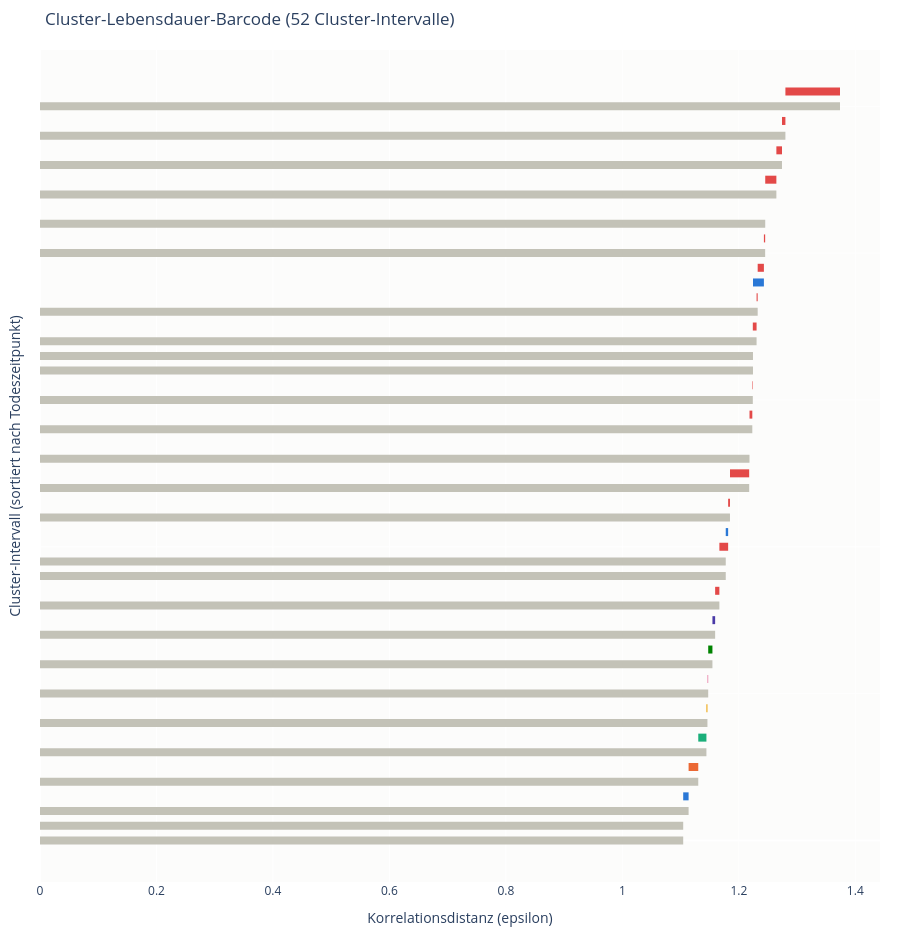

Notebook cell for this chart:
### Code cell
# --- Visualisierung: Cluster-Lebensdauer-Barcode (H0-inspiriert), residualisiert ---
# Hinweis: dies ist NICHT das strikte Vietoris-Rips-H0-Persistenzdiagramm -- siehe
# 03_pointclouds.ipynb fuer die ausfuehrliche Erklaerung dieser Einschraenkung.
from cloudvisualisation import plot_h0_persistence_barcode

z_linkage = plot_h0_persistence_barcode(dist_matrix, syms)

print(f"\nGroesste Merge-Events")
merge_df = pd.DataFrame(z_linkage, columns=["cluster_1", "cluster_2", "death", "size"])
print(merge_df.sort_values("death", ascending=False).head(5).to_string(index=False))

### Figure 1 — Plotly figure (JSON) as saved in the notebook; plotly's stock layout.template omitted (floating-point values rounded to 4 significant figures)
{"data": [{"hovertemplate": "Birth: 0.0000<br>Death: 1.1045<br>Persistenz: 1.1045<br>Groesse: 1 Assets<br>Assets: DOGE<extra></extra>", "line": {"color": "#c3c2b7", "width": 8}, "mode": "lines", "showlegend": false, "type": "scatter", "x": [0, 1.104], "y": [0, 0]}, {"hovertemplate": "Birth: 0.0000<br>Death: 1.1045<br>Persistenz: 1.1045<br>Groesse: 1 Assets<br>Assets: SUI<extra></extra>", "line": {"color": "#c3c2b7", "width": 8}, "mode": "lines", "showlegend": false, "type": "scatter", "x": [0, 1.104], "y": [1, 1]}, {"hovertemplate": "Birth: 0.0000<br>Death: 1.1137<br>Persistenz: 1.1137<br>Groesse: 1 Assets<br>Assets: LINK<extra></extra>", "line": {"color": "#c3c2b7", "width": 8}, "mode": "lines", "showlegend": false, "type": "scatter", "x": [0, 1.114], "y": [2, 2]}, {"hovertemplate": "Birth: 1.1045<br>Death: 1.1137<br>Persistenz: 0.0093<br>Groesse: 2 Assets<br>Assets: DOGE, SUI<extra></extra>", "line": {"color": "#2a78d6", "width": 8}, "mode": "lines", "showlegend": false, "type": "scatter", "x": [1.104, 1.114], "y": [3, 3]}, {"hovertemplate": "Birth: 0.0000<br>Death: 1.1303<br>Persistenz: 1.1303<br>Groesse: 1 Assets<br>Assets: AVAX<extra></extra>", "line": {"color": "#c3c2b7", "width": 8}, "mode": "lines", "showlegend": false, "type": "scatter", "x": [0, 1.13], "y": [4, 4]}, {"hovertemplate": "Birth: 1.1137<br>Death: 1.1303<br>Persistenz: 0.0166<br>Groesse: 3 Assets<br>Assets: LINK, DOGE, SUI<extra></extra>", "line": {"color": "#eb6834", "width": 8}, "mode": "lines", "showlegend": false, "type": "scatter", "x": [1.114, 1.13], "y": [5, 5]}, {"hovertemplate": "Birth: 0.0000<br>Death: 1.1443<br>Persistenz: 1.1443<br>Groesse: 1 Assets<br>Assets: XRP<extra></extra>", "line": {"color": "#c3c2b7", "width": 8}, "mode": "lines", "showlegend": false, "type": "scatter", "x": [0, 1.144], "y": [6, 6]}, {"hovertemplate": "Birth: 1.1303<br>Death: 1.1443<br>Persistenz: 0.0140<br>Groesse: 4 Assets<br>Assets: AVAX, LINK, DOGE, SUI<extra></extra>", "line": {"color": "#1baf7a", "width": 8}, "mode": "lines", "showlegend": false, "type": "scatter", "x": [1.13, 1.144], "y": [7, 7]}, {"hovertemplate": "Birth: 0.0000<br>Death: 1.1461<br>Persistenz: 1.1461<br>Groesse: 1 Assets<br>Assets: ADA<extra></extra>", "line": {"color": "#c3c2b7", "width": 8}, "mode": "lines", "showlegend": false, "type": "scatter", "x": [0, 1.146], "y": [8, 8]}, {"hovertemplate": "Birth: 1.1443<br>Death: 1.1461<br>Persistenz: 0.0018<br>Groesse: 5 Assets<br>Assets: XRP, AVAX, LINK, DOGE, SUI<extra></extra>", "line": {"color": "#eda100", "width": 8}, "mode": "lines", "showlegend": false, "type": "scatter", "x": [1.144, 1.146], "y": [9, 9]}, {"hovertemplate": "Birth: 0.0000<br>Death: 1.1474<br>Persistenz: 1.1474<br>Groesse: 1 Assets<br>Assets: SOL<extra></extra>", "line": {"color": "#c3c2b7", "width": 8}, "mode": "lines", "showlegend": false, "type": "scatter", "x": [0, 1.147], "y": [10, 10]}, {"hovertemplate": "Birth: 1.1461<br>Death: 1.1474<br>Persistenz: 0.0013<br>Groesse: 6 Assets<br>Assets: ADA, XRP, AVAX, LINK, DOGE, SUI<extra></extra>", "line": {"color": "#e87ba4", "width": 8}, "mode": "lines", "showlegend": false, "type": "scatter", "x": [1.146, 1.147], "y": [11, 11]}, {"hovertemplate": "Birth: 0.0000<br>Death: 1.1547<br>Persistenz: 1.1547<br>Groesse: 1 Assets<br>Assets: DOT<extra></extra>", "line": {"color": "#c3c2b7", "width": 8}, "mode": "lines", "showlegend": false, "type": "scatter", "x": [0, 1.155], "y": [12, 12]}, {"hovertemplate": "Birth: 1.1474<br>Death: 1.1547<br>Persistenz: 0.0072<br>Groesse: 7 Assets<br>Assets: SOL, ADA, XRP, AVAX, LINK, DOGE, SUI<extra></extra>", "line": {"color": "#008300", "width": 8}, "mode": "lines", "showlegend": false, "type": "scatter", "x": [1.147, 1.155], "y": [13, 13]}, {"hovertemplate": "Birth: 0.0000<br>Death: 1.1593<br>Persistenz: 1.1593<br>Groesse: 1 Assets<br>Assets: FIL<extra></extra>", "line": {"color": "#c3c2b7", "width": 8}, "mode": "lines", "showlegend": false, "type": "scatter", "x": [0, 1.159], "y": [14, 14]}, {"hovertemplate": "Birth: 1.1547<br>Death: 1.1593<br>Persistenz: 0.0047<br>Groesse: 8 Assets<br>Assets: DOT, SOL, ADA, XRP, AVAX, LINK, DOGE, SUI<extra></extra>", "line": {"color": "#4a3aa7", "width": 8}, "mode": "lines", "showlegend": false, "type": "scatter", "x": [1.155, 1.159], "y": [15, 15]}, {"hovertemplate": "Birth: 0.0000<br>Death: 1.1666<br>Persistenz: 1.1666<br>Groesse: 1 Assets<br>Assets: BNB<extra></extra>", "line": {"color": "#c3c2b7", "width": 8}, "mode": "lines", "showlegend": false, "type": "scatter", "x": [0, 1.167], "y": [16, 16]}, {"hovertemplate": "Birth: 1.1593<br>Death: 1.1666<br>Persistenz: 0.0073<br>Groesse: 9 Assets<br>Assets: FIL, DOT, SOL, ADA, XRP, AVAX, LINK, DOGE, SUI<extra></extra>", "line": {"color": "#e34948", "width": 8}, "mode": "lines", "showlegend": false, "type": "scatter", "x": [1.159, 1.167], "y": [17, 17]}, {"hovertemplate": "Birth: 0.0000<br>Death: 1.1775<br>Persistenz: 1.1775<br>Groesse: 1 Assets<br>Assets: ENA<extra></extra>", "line": {"color": "#c3c2b7", "width": 8}, "mode": "lines", "showlegend": false, "type": "scatter", "x": [0, 1.178], "y": [18, 18]}, {"hovertemplate": "Birth: 0.0000<br>Death: 1.1775<br>Persistenz: 1.1775<br>Groesse: 1 Assets<br>Assets: WLD<extra></extra>", "line": {"color": "#c3c2b7", "width": 8}, "mode": "lines", "showlegend": false, "type": "scatter", "x": [0, 1.178], "y": [19, 19]}, {"hovertemplate": "Birth: 1.1666<br>Death: 1.1816<br>Persistenz: 0.0150<br>Groesse: 10 Assets<br>Assets: BNB, FIL, DOT, SOL, ADA, XRP, AVAX, LINK, DOGE, SUI<extra></extra>", "line": {"color": "#e34948", "width": 8}, "mode": "lines", "showlegend": false, "type": "scatter", "x": [1.167, 1.182], "y": [20, 20]}, {"hovertemplate": "Birth: 1.1775<br>Death: 1.1816<br>Persistenz: 0.0041<br>Groesse: 2 Assets<br>Assets: ENA, WLD<extra></extra>", "line": {"color": "#2a78d6", "width": 8}, "mode": "lines", "showlegend": false, "type": "scatter", "x": [1.178, 1.182], "y": [21, 21]}, {"hovertemplate": "Birth: 0.0000<br>Death: 1.1848<br>Persistenz: 1.1848<br>Groesse: 1 Assets<br>Assets: TAO<extra></extra>", "line": {"color": "#c3c2b7", "width": 8}, "mode": "lines", "showlegend": false, "type": "scatter", "x": [0, 1.185], "y": [22, 22]}, {"hovertemplate": "Birth: 1.1816<br>Death: 1.1848<br>Persistenz: 0.0031<br>Groesse: 12 Assets<br>Assets: BNB, FIL, DOT, SOL, ADA, XRP, AVAX, LINK, DOGE, SUI, ENA, WLD<extra></extra>", "line": {"color": "#e34948", "width": 8}, "mode": "lines", "showlegend": false, "type": "scatter", "x": [1.182, 1.185], "y": [23, 23]}, {"hovertemplate": "Birth: 0.0000<br>Death: 1.2178<br>Persistenz: 1.2178<br>Groesse: 1 Assets<br>Assets: ONDO<extra></extra>", "line": {"color": "#c3c2b7", "width": 8}, "mode": "lines", "showlegend": false, "type": "scatter", "x": [0, 1.218], "y": [24, 24]}, {"hovertemplate": "Birth: 1.1848<br>Death: 1.2178<br>Persistenz: 0.0330<br>Groesse: 13 Assets<br>Assets: TAO, BNB, FIL, DOT, SOL, ADA, XRP, AVAX, LINK, DOGE, SUI, ENA...<extra></extra>", "line": {"color": "#e34948", "width": 8}, "mode": "lines", "showlegend": false, "type": "scatter", "x": [1.185, 1.218], "y": [25, 25]}, {"hovertemplate": "Birth: 0.0000<br>Death: 1.2183<br>Persistenz: 1.2183<br>Groesse: 1 Assets<br>Assets: HBAR<extra></extra>", "line": {"color": "#c3c2b7", "width": 8}, "mode": "lines", "showlegend": false, "type": "scatter", "x": [0, 1.218], "y": [26, 26]}, {"hovertemplate": "Birth: 1.2178<br>Death: 1.2183<br>Persistenz: 0.0006<br>Groesse: 14 Assets<br>Assets: ONDO, TAO, BNB, FIL, DOT, SOL, ADA, XRP, AVAX, LINK, DOGE, SUI...<extra></extra>", "line": {"color": "#e34948", "width": 8}, "mode": "lines", "showlegend": false, "type": "scatter", "x": [1.218, 1.218], "y": [27, 27]}, {"hovertemplate": "Birth: 0.0000<br>Death: 1.2231<br>Persistenz: 1.2231<br>Groesse: 1 Assets<br>Assets: XLM<extra></extra>", "line": {"color": "#c3c2b7", "width": 8}, "mode": "lines", "showlegend": false, "type": "scatter", "x": [0, 1.223], "y": [28, 28]}, {"hovertemplate": "Birth: 1.2183<br>Death: 1.2231<br>Persistenz: 0.0048<br>Groesse: 15 Assets<br>Assets: HBAR, ONDO, TAO, BNB, FIL, DOT, SOL, ADA, XRP, AVAX, LINK, DOGE...<extra></extra>", "line": {"color": "#e34948", "width": 8}, "mode": "lines", "showlegend": false, "type": "scatter", "x": [1.218, 1.223], "y": [29, 29]}, {"hovertemplate": "Birth: 0.0000<br>Death: 1.2240<br>Persistenz: 1.2240<br>Groesse: 1 Assets<br>Assets: LTC<extra></extra>", "line": {"color": "#c3c2b7", "width": 8}, "mode": "lines", "showlegend": false, "type": "scatter", "x": [0, 1.224], "y": [30, 30]}, {"hovertemplate": "Birth: 1.2231<br>Death: 1.2240<br>Persistenz: 0.0009<br>Groesse: 16 Assets<br>Assets: XLM, HBAR, ONDO, TAO, BNB, FIL, DOT, SOL, ADA, XRP, AVAX, LINK...<extra></extra>", "line": {"color": "#e34948", "width": 8}, "mode": "lines", "showlegend": false, "type": "scatter", "x": [1.223, 1.224], "y": [31, 31]}, {"hovertemplate": "Birth: 0.0000<br>Death: 1.2243<br>Persistenz: 1.2243<br>Groesse: 1 Assets<br>Assets: AAVE<extra></extra>", "line": {"color": "#c3c2b7", "width": 8}, "mode": "lines", "showlegend": false, "type": "scatter", "x": [0, 1.224], "y": [32, 32]}, {"hovertemplate": "Birth: 0.0000<br>Death: 1.2243<br>Persistenz: 1.2243<br>Groesse: 1 Assets<br>Assets: UNI<extra></extra>", "line": {"color": "#c3c2b7", "width": 8}, "mode": "lines", "showlegend": false, "type": "scatter", "x": [0, 1.224], "y": [33, 33]}, {"hovertemplate": "Birth: 0.0000<br>Death: 1.2305<br>Persistenz: 1.2305<br>Groesse: 1 Assets<br>Assets: INJ<extra></extra>", "line": {"color": "#c3c2b7", "width": 8}, "mode": "lines", "showlegend": false, "type": "scatter", "x": [0, 1.23], "y": [34, 34]}, {"hovertemplate": "Birth: 1.2240<br>Death: 1.2305<br>Persistenz: 0.0065<br>Groesse: 17 Assets<br>Assets: LTC, XLM, HBAR, ONDO, TAO, BNB, FIL, DOT, SOL, ADA, XRP, AVAX...<extra></extra>", "line": {"color": "#e34948", "width": 8}, "mode": "lines", "showlegend": false, "type": "scatter", "x": [1.224, 1.23], "y": [35, 35]}, {"hovertemplate": "Birth: 0.0000<br>Death: 1.2324<br>Persistenz: 1.2324<br>Groesse: 1 Assets<br>Assets: NEAR<extra></extra>", "line": {"color": "#c3c2b7", "width": 8}, "mode": "lines", "showlegend": false, "type": "scatter", "x": [0, 1.232], "y": [36, 36]}, {"hovertemplate": "Birth: 1.2305<br>Death: 1.2324<br>Persistenz: 0.0019<br>Groesse: 18 Assets<br>Assets: INJ, LTC, XLM, HBAR, ONDO, TAO, BNB, FIL, DOT, SOL, ADA, XRP...<extra></extra>", "line": {"color": "#e34948", "width": 8}, "mode": "lines", "showlegend": false, "type": "scatter", "x": [1.23, 1.232], "y": [37, 37]}, {"hovertemplate": "Birth: 1.2243<br>Death: 1.2430<br>Persistenz: 0.0187<br>Groesse: 2 Assets<br>Assets: AAVE, UNI<extra></extra>", "line": {"color": "#2a78d6", "width": 8}, "mode": "lines", "showlegend": false, "type": "scatter", "x": [1.224, 1.243], "y": [38, 38]}, {"hovertemplate": "Birth: 1.2324<br>Death: 1.2430<br>Persistenz: 0.0107<br>Groesse: 19 Assets<br>Assets: NEAR, INJ, LTC, XLM, HBAR, ONDO, TAO, BNB, FIL, DOT, SOL, ADA...<extra></extra>", "line": {"color": "#e34948", "width": 8}, "mode": "lines", "showlegend": false, "type": "scatter", "x": [1.232, 1.243], "y": [39, 39]}, {"hovertemplate": "Birth: 0.0000<br>Death: 1.2452<br>Persistenz: 1.2452<br>Groesse: 1 Assets<br>Assets: BCH<extra></extra>", "line": {"color": "#c3c2b7", "width": 8}, "mode": "lines", "showlegend": false, "type": "scatter", "x": [0, 1.245], "y": [40, 40]}, {"hovertemplate": "Birth: 1.2430<br>Death: 1.2452<br>Persistenz: 0.0022<br>Groesse: 21 Assets<br>Assets: AAVE, UNI, NEAR, INJ, LTC, XLM, HBAR, ONDO, TAO, BNB, FIL, DOT...<extra></extra>", "line": {"color": "#e34948", "width": 8}, "mode": "lines", "showlegend": false, "type": "scatter", "x": [1.243, 1.245], "y": [41, 41]}, {"hovertemplate": "Birth: 0.0000<br>Death: 1.2453<br>Persistenz: 1.2453<br>Groesse: 1 Assets<br>Assets: ZEC<extra></extra>", "line": {"color": "#c3c2b7", "width": 8}, "mode": "lines", "showlegend": false, "type": "scatter", "x": [0, 1.245], "y": [42, 42]}, {"hovertemplate": "Birth: 1.2452<br>Death: 1.2453<br>Persistenz: 0.0001<br>Groesse: 22 Assets<br>Assets: BCH, AAVE, UNI, NEAR, INJ, LTC, XLM, HBAR, ONDO, TAO, BNB, FIL...<extra></extra>", "line": {"color": "#e34948", "width": 8}, "mode": "lines", "showlegend": false, "type": "scatter", "x": [1.245, 1.245], "y": [43, 43]}, {"hovertemplate": "Birth: 0.0000<br>Death: 1.2645<br>Persistenz: 1.2645<br>Groesse: 1 Assets<br>Assets: PUMP<extra></extra>", "line": {"color": "#c3c2b7", "width": 8}, "mode": "lines", "showlegend": false, "type": "scatter", "x": [0, 1.264], "y": [44, 44]}, {"hovertemplate": "Birth: 1.2453<br>Death: 1.2645<br>Persistenz: 0.0191<br>Groesse: 23 Assets<br>Assets: ZEC, BCH, AAVE, UNI, NEAR, INJ, LTC, XLM, HBAR, ONDO, TAO, BNB...<extra></extra>", "line": {"color": "#e34948", "width": 8}, "mode": "lines", "showlegend": false, "type": "scatter", "x": [1.245, 1.264], "y": [45, 45]}, {"hovertemplate": "Birth: 0.0000<br>Death: 1.2741<br>Persistenz: 1.2741<br>Groesse: 1 Assets<br>Assets: PEPE<extra></extra>", "line": {"color": "#c3c2b7", "width": 8}, "mode": "lines", "showlegend": false, "type": "scatter", "x": [0, 1.274], "y": [46, 46]}, {"hovertemplate": "Birth: 1.2645<br>Death: 1.2741<br>Persistenz: 0.0096<br>Groesse: 24 Assets<br>Assets: PUMP, ZEC, BCH, AAVE, UNI, NEAR, INJ, LTC, XLM, HBAR, ONDO, TAO...<extra></extra>", "line": {"color": "#e34948", "width": 8}, "mode": "lines", "showlegend": false, "type": "scatter", "x": [1.264, 1.274], "y": [47, 47]}, {"hovertemplate": "Birth: 0.0000<br>Death: 1.2800<br>Persistenz: 1.2800<br>Groesse: 1 Assets<br>Assets: ASTER<extra></extra>", "line": {"color": "#c3c2b7", "width": 8}, "mode": "lines", "showlegend": false, "type": "scatter", "x": [0, 1.28], "y": [48, 48]}, {"hovertemplate": "Birth: 1.2741<br>Death: 1.2800<br>Persistenz: 0.0059<br>Groesse: 25 Assets<br>Assets: PEPE, PUMP, ZEC, BCH, AAVE, UNI, NEAR, INJ, LTC, XLM, HBAR, ONDO...<extra></extra>", "line": {"color": "#e34948", "width": 8}, "mode": "lines", "showlegend": false, "type": "scatter", "x": [1.274, 1.28], "y": [49, 49]}, {"hovertemplate": "Birth: 0.0000<br>Death: 1.3737<br>Persistenz: 1.3737<br>Groesse: 1 Assets<br>Assets: TRX<extra></extra>", "line": {"color": "#c3c2b7", "width": 8}, "mode": "lines", "showlegend": false, "type": "scatter", "x": [0, 1.374], "y": [50, 50]}, {"hovertemplate": "Birth: 1.2800<br>Death: 1.3737<br>Persistenz: 0.0937<br>Groesse: 26 Assets<br>Assets: ASTER, PEPE, PUMP, ZEC, BCH, AAVE, UNI, NEAR, INJ, LTC, XLM, HBAR...<extra></extra>", "line": {"color": "#e34948", "width": 8}, "mode": "lines", "showlegend": false, "type": "scatter", "x": [1.28, 1.374], "y": [51, 51]}], "layout": {"height": 936, "margin": {"b": 40, "l": 40, "r": 20, "t": 50}, "plot_bgcolor": "#fcfcfb", "title": {"text": "Cluster-Lebensdauer-Barcode (52 Cluster-Intervalle)"}, "xaxis": {"range": [0, 1.442], "title": {"text": "Korrelationsdistanz (epsilon)"}}, "yaxis": {"showticklabels": false, "title": {"text": "Cluster-Intervall (sortiert nach Todeszeitpunkt)"}}}}
